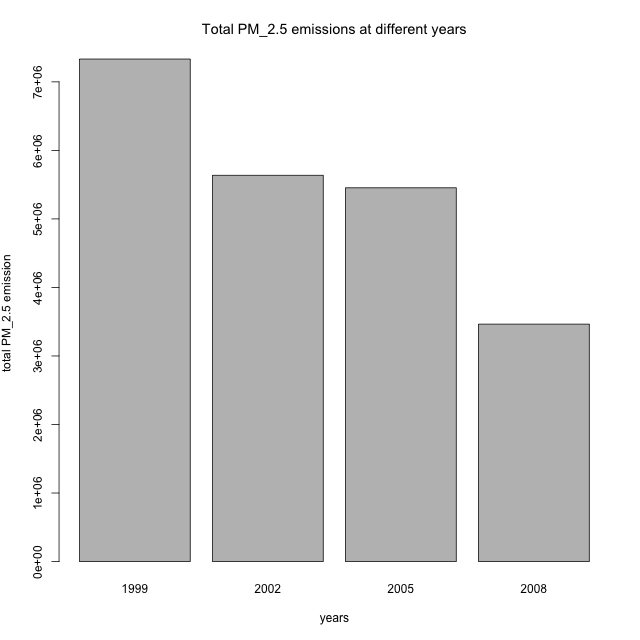

Reproduce this figure in R.
plot1 <- function(NEI){
  aggByYear <- aggregate(Emissions ~ year, NEI, sum)
  barplot(height=aggByYear$Emissions, names.arg=aggByYear$year, xlab="years", 
          ylab=expression('total PM_2.5 emission'),main=expression('Total PM_2.5 emissions at different years'))
  dev.print(png, "Plot1.png", width=640, height=640)
  dev.off()
}
